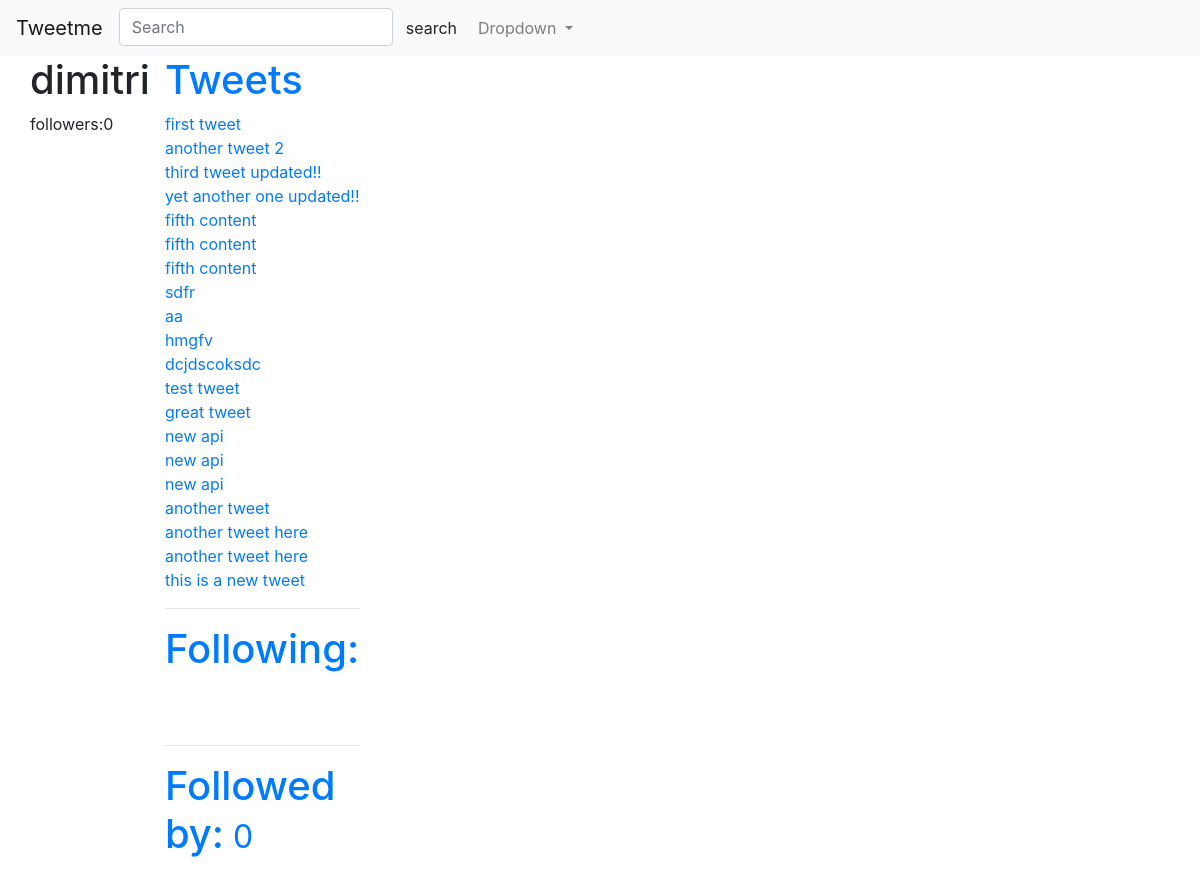
/profiles/dimitri/, run on an earlier commit of the app's database.
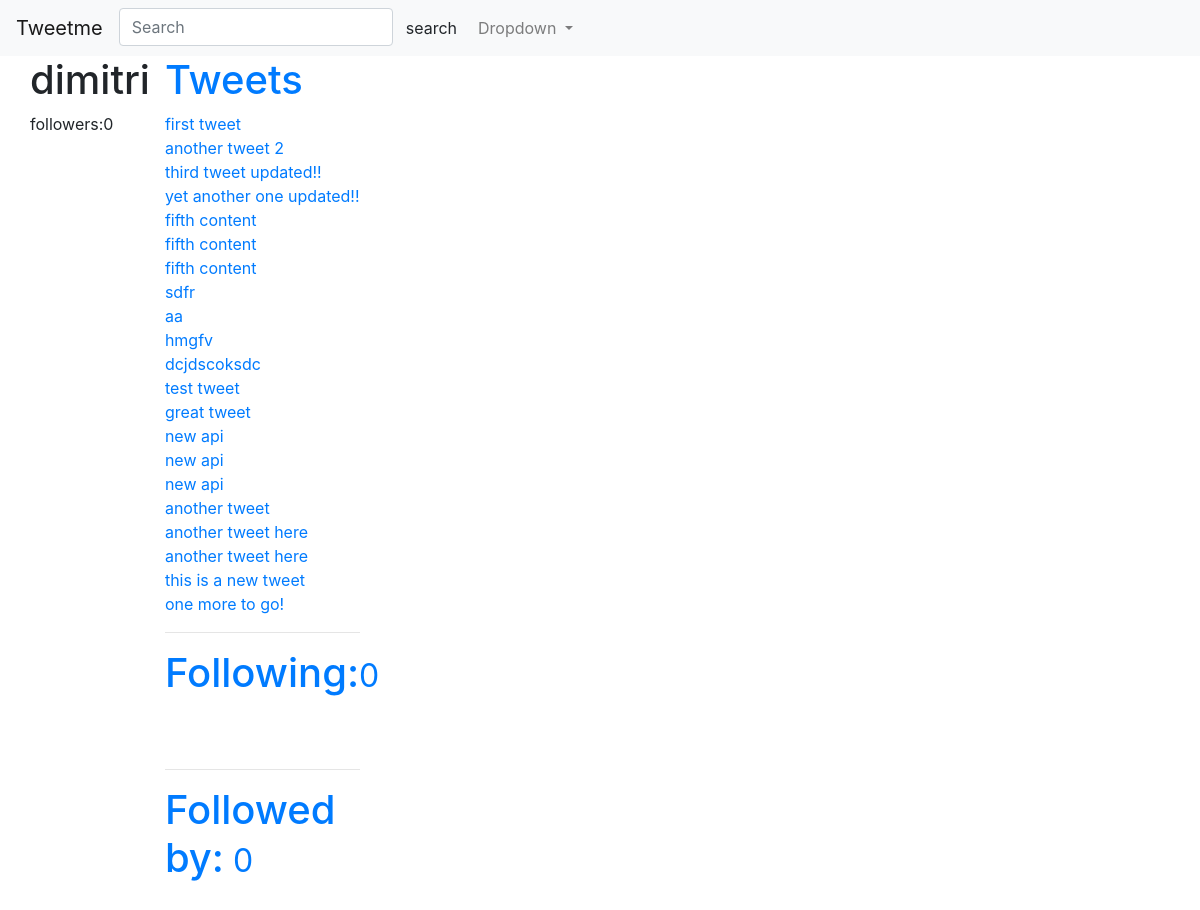
And on a later commit of the database.
### tweets/models.py (models this page shows, shortened)
class Tweet(models.Model):
    user = models.ForeignKey(settings.AUTH_USER_MODEL, on_delete=models.CASCADE)
    content = models.CharField(max_length=140, validators =[validate_content])
    update = models.DateTimeField(auto_now = True)
    timestamp = models.DateTimeField(auto_now_add=True)
    def __str__(self):
        return str(self.content)

### accounts/models.py (models this page shows, shortened)
class UserProfile(models.Model):
    user      = models.OneToOneField(settings.AUTH_USER_MODEL, on_delete =  models.CASCADE, related_name = "profile")
    following = models.ManyToManyField(settings.AUTH_USER_MODEL,  blank=True, related_name = "followed_by")
    objects = UserProfileManager() #userprofile.objects.all()
    def get_following(self):
        users = self.following.all()
        return users.exclude(username=self.user.username)

### accounts/views.py (the view)
# urls.py: url(r'^(?P<username>[\w.@+-]+)/$', UserDetailView.as_view(), name='detail'),#tweet/1
class UserDetailView(DetailView):
    template_name="accounts/user_detail.html"
    queryset = User.objects.all()
    def get_object(self):
        return get_object_or_404(User, username__iexact=self.kwargs.get("username"))

### accounts/models.py (called while the page is built)
    def all(self):
        qs= self.get_queryset().all()
        try:
            if self.instance:
                qs = qs.exclude(user=self.instance)
        except:
            pass
        return qs

### accounts/templates/accounts/user_detail.html (shortened to what this page needs)
{% extends "base.html" %}
{% block content %}
<div class="row">
    <div class="col-xs-3 col-xs-12">
        <h1> {{ object.username}} </h1>
        <p>followers:{{ object.followed_by.all.count}}</p>
       <p><a href="btn btn-link href='{% url "profiles:follow" username=object.username %}'>Follow</a></p>"
        <hr/>
    </div>
    <div class="col-sm-9 col-xs-12">
           <h1>Tweets</h1>
            {% for tweet in object.tweet_set.all %}
            {{ tweet }}<br/>
            {% endfor %}
            <hr/>
            <h1>Following:<small>{{ object.profile.get_following.count }}</small></h1>
            <br/><br/>
            <hr/>
            <h1>Followed by:<small> {{ object.followed_by.count }}</small></h1>
            <br/><br/>
    </div>
</div>
{% endblock content %}

What changed in the data, as far as the page shows it:
added Tweet: content "one more to go!"
Also different on the page:
{{ object.profile.get_following.count }}: (not shown) → "0"
